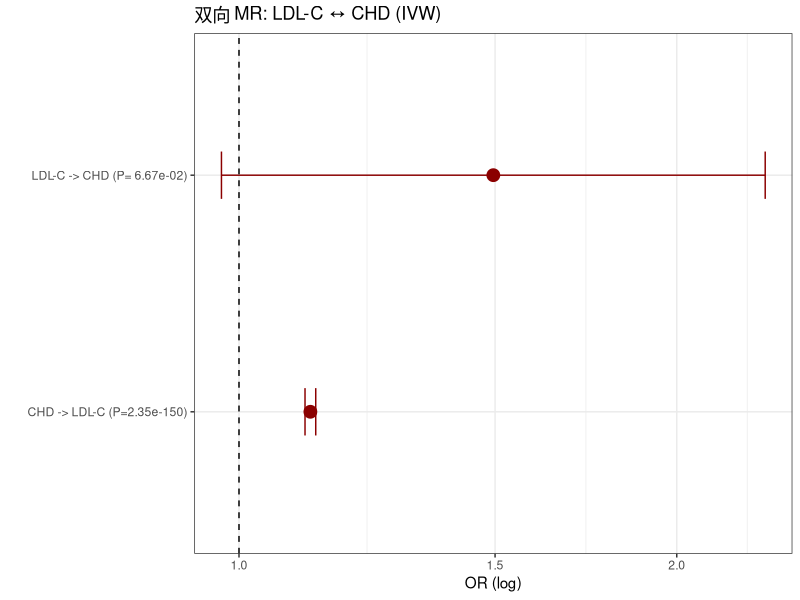

Here is the R script that generated this plot: (Note: this script raises an error after producing the figure.)
#!/usr/bin/env Rscript
# 39_bidirectional_mr.R — 双向 MR（Bidirectional MR）
#
# 背景: 标准 MR 假设暴露->结局因果方向; 但有些关联是双向的或反向因果。
#       双向 MR 在两个方向上都做两样本 MR, 对比效应大小与显著性。
#       正向显著 + 反向不显著 = 支持单向因果。
#       双向都显著 = 双向因果或反馈环路。
#
# 实例: LDL-C (ieu-b-110) ↔ CHD (ieu-a-7)
#   正向: LDL-C -> CHD（已有 results/mr_results.csv）
#   反向: CHD  -> LDL-C（本脚本）
# 输出: 02.analysis/bidirectional/ 对比表 + 04.figures/bidirectional_*.png

options(width = 150)
dir.create("02.analysis/bidirectional", showWarnings = FALSE)
suppressMessages(library(ggplot2))

cat("========================================\n")
cat("双向 MR: LDL-C ↔ CHD\n")
cat("时间:", format(Sys.time(), "%Y-%m-%d %H:%M:%S"), "\n")
cat("========================================\n\n")

# ---------- 正向（已有结果）----------
cat("[1] 正向 MR: LDL-C -> CHD\n")
fwd <- read.csv("02.analysis/opengwas/online/mr_results.csv", stringsAsFactors = FALSE)
f_ivw <- subset(fwd, method == "Inverse variance weighted")
cat(sprintf("    IVW: beta=%.4f (SE=%.4f, P=%.3g), OR=%.3f\n",
            f_ivw$b, f_ivw$se, f_ivw$pval, exp(f_ivw$b)))

# ---------- 反向 MR: CHD -> LDL-C ----------
cat("\n[2] 反向 MR: CHD -> LDL-C\n")
e <- read.table("02.analysis/bidirectional/inst_CHD.csv", header = TRUE,
                sep = "\t", stringsAsFactors = FALSE)
o <- read.table("02.analysis/bidirectional/outcome_CHD_LDL.csv", header = TRUE,
                sep = "\t", stringsAsFactors = FALSE)
m <- merge(e, o, by = "rsid")
m$flip <- m$ea.x != m$ea.y
m$beta_y <- ifelse(m$flip, -m$beta.y, m$beta.y)
m$beta_x <- m$beta.x; m$se_y <- m$se.y
w <- 1 / m$se_y^2
b_rev <- sum(m$beta_x * m$beta_y * w) / sum(m$beta_x^2 * w)
se_rev <- sqrt(1 / sum(m$beta_x^2 * w))
p_rev <- 2 * pnorm(-abs(b_rev / se_rev))
cat(sprintf("    IVW: beta=%.4f (SE=%.4f, P=%.3g)\n", b_rev, se_rev, p_rev))
cat(sprintf("    工具变量数: %d\n", nrow(m)))

# ---------- 双向对比 ----------
cat("\n[3] 双向对比\n")
comp <- data.frame(
  方向 = c("LDL-C -> CHD", "CHD -> LDL-C"),
  beta = c(f_ivw$b, b_rev),
  SE = c(f_ivw$se, se_rev),
  P = c(f_ivw$pval, p_rev),
  OR = c(exp(f_ivw$b), exp(b_rev)),
  OR_lci = c(exp(f_ivw$b - 1.96 * f_ivw$se), exp(b_rev - 1.96 * se_rev)),
  OR_uci = c(exp(f_ivw$b + 1.96 * f_ivw$se), exp(b_rev + 1.96 * se_rev)))
print(comp, row.names = FALSE)
write.csv(comp, "02.analysis/bidirectional/comparison.csv", row.names = FALSE)

# 解读
if (p_rev >= 0.05) {
  cat("\n结论: 反向 (CHD->LDL) 不显著 -> 支持 LDL-C 对 CHD 的单向因果效应\n")
} else {
  cat("\n结论: 双向皆显著 -> 可能存在双向因果或反馈环路\n")
}

# ---------- 图 ----------
cat("\n[4] 绘图: 双向森林图\n")
comp$label <- paste0(comp$方向, " (P=", format(comp$P, digits = 3), ")")
p <- ggplot(comp, aes(x = OR, y = reorder(label, OR))) +
  geom_point(size = 4, color = "darkred") +
  geom_errorbarh(aes(xmin = OR_lci, xmax = OR_uci), height = 0.2, color = "darkred") +
  geom_vline(xintercept = 1, linetype = 2) +
  scale_x_log10() +
  labs(title = "双向 MR: LDL-C ↔ CHD (IVW)", x = "OR (log)", y = "") +
  theme_bw()
ggplot2::ggsave("04.figures/bidirectional_forest.png", p, width = 6, height = 3)
cat("    04.figures/bidirectional_forest.png 已保存\n")
cat("\n双向 MR 完成 ✔\n")
